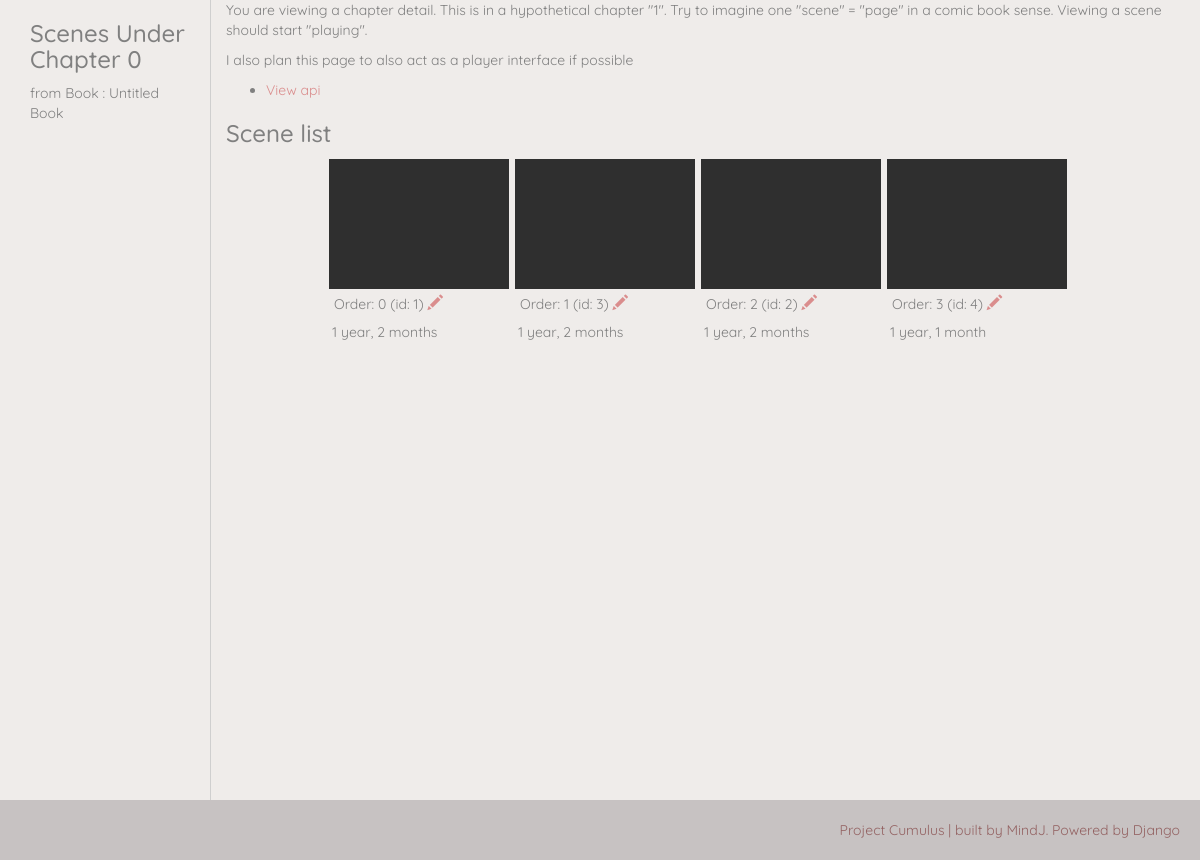
The page /flipbooks/1/0/ on the database its author committed.
### flipbooks/models.py (models this page shows, shortened)
class Chapter(models.Model):
    number = models.IntegerField(default="0")
    title = models.CharField(max_length=50, blank=True, default="Untitled")
    book = models.ForeignKey(Book, on_delete=models.CASCADE)
    date_created = models.DateTimeField(auto_now_add=True)
    date_modified = models.DateTimeField(auto_now=True)

class Book(models.Model):
    title = models.CharField(max_length=50, blank=True, default="Untitled Book")
    date_created = models.DateTimeField(auto_now_add=True)
    date_modified = models.DateTimeField(auto_now=True)

class Scene(models.Model):
    order = models.IntegerField(default="0")
    children_li = models.TextField(max_length=200, blank=True, default="")
    name = models.CharField(max_length=50, blank=True, default="")
    description = models.TextField(max_length=100, blank=True, default="")
    chapter = models.ForeignKey(Chapter, on_delete=models.CASCADE, default=0)
    date_created = models.DateTimeField(auto_now_add=True)
    date_modified = models.DateTimeField(auto_now=True)
    def __str__(self):
        return "Scene #{} [order: {}, name: {} ]".format(self.pk, self.order, self.name)

### flipbooks/views.py (the view)
# urls.py: re_path(r'^(?P<book_pk>\d+)/(?P<chapter_number>\d+)/$', views.ChapterDetailView.as_view(), name='chapter-detail'),
class ChapterDetailView(generic.TemplateView):
    model = Chapter
    queryset = Chapter.objects.all()
    template_name = "frontend/chapter_detail.html"
    def get_context_data(self, *args, **kwargs):
        context = super(ChapterDetailView, self).get_context_data(*args, **kwargs)
        book = Book.objects.get(pk=kwargs['book_pk'])
        context['object'] = book.chapter_set.filter(number=kwargs['chapter_number'])[0]
        context['object_scene_list'] = context['object'].scene_set.order_by('order')
        print("*--------------Get scene set {}".format(context['object'].scene_set.all()))
        valid_children_li = []
        for obj in context['object_scene_list']:
            if obj.children_li == "":
                valid_children_li.append(False)
            else:
                valid_children_li.append(helpers.string2List(obj.children_li))
        context["valid_children_li"] = valid_children_li
        context["frame_create_form"] = forms.FrameCreateForm
        context['frame_create_url'] = reverse_lazy("flipbooks:frame-create", kwargs={'strip_pk':4})
        return context

### flipbooks/helpermodule/helpers.py (called while the page is built)
def string2List(stringyList):
    li = stringyList.split(",")
    return list( item.strip() for item in li )

def is_valid_children_li(cli):
    if isinstance(cli, str) or isinstance(cli, str): # is it a string?
        cli = cli.split(",")
    elif isinstance(cli, list): # is it a list?
        pass
    else:
        return False
    cli = ''.join(cli)
    cli = cli.replace(" ","")
    if cli == '' : return False
    return True

### flipbooks/templatetags/flipbooks_custom_tags.py (called while the page is built)
@register.filter(name='map_queryset')
def map_queryset(qs, ref_ids):
    print("------ref_id recieved-------")
    print(ref_ids)
    if helpers.is_valid_children_li(ref_ids):
        ref_ids = ref_ids.split(",")
        ref_ids = [int(stringy_id) for stringy_id in ref_ids]
    else: return qs
    qs = list(qs)
    qs.sort(key=lambda frame: ref_ids.index(frame.id) if frame.id in ref_ids else -1)
    return qs

### frontend/templates/frontend/chapter_detail.html (shortened to what this page needs)
{% extends "layout_columned.html" %}
{% load thumbnail %}
{% load flipbooks_custom_tags %}
{% block left_column %}
<h3>Scenes Under Chapter {{object.number}}</h3>
        <p>
            from Book : {{object.book.title}}
        </p>
{% endblock %}
{% block right_column %}
    <p>You are viewing a chapter detail. This is in a hypothetical chapter "1". Try to imagine one
    "scene" = "page" in a comic book sense. Viewing a scene should start "playing".</p>
    <p>I also plan this page to also act as a player interface if possible</p>
    <div>
        <ul class="list inline">
            <li><a href="{% url 'flipbooks-api:list' %}">View api</a></li>
        </ul>
    </div>
    <h3>Scene list</h3>
    <ul class="list_scenes">
        {% for scene in object_scene_list %}
            <li class="scene_container">
                <a class="flex_item preview_container" href="{% url 'flipbooks:scene-play-react' pk=scene.pk %}">
                    {% with scene.strip_set.all|map_queryset:scene.children_li as mapped_strip_set %}
                        <div class="preview">
                        </div>
                    {% endwith %}
                </a>
                <div class="flex_item header">
                    Order: {{scene.order}} (id: {{scene.id}})
                    <a class="scene_edit glyphicon glyphicon-pencil"
                       aria-hidden="true"
                       style='font-size:1.1em'
                       href="{% url 'flipbooks:scene-detail' pk=scene.pk %}"></a>
                </div>
                <div class="flex_item timestamp">
                    {{ scene.date_created|timesince }}
                </div>
            </li>
        {% empty %}
            <p>No strips could be found</p>
        {% endfor %}
    </ul>
{% endblock %}
{% block extra_js %}
    {% load static %}
{% endblock extra_js %}

### static-storage/css_static/main.css (style rules this page uses)
html, body { margin: 0; height: 100%; }
body { background-color: #efecea; font-family: 'Quicksand', sans-serif; color: #808080; }
a { color: #da8d8d; }

### static-storage/css_static/objectCards.css (style rules this page uses)
ul.list_scenes { display:flex; flex-wrap: wrap; justify-content: center; margin: 0; padding: 0; list-style: none; }
ul.list_scenes li.scene_container { display:flex; flex-direction: column; width: 180px; margin: 3px; }
.scene_container .flex_item:last-child { margin-top: auto; }
.scene_container .header { padding: 5px; }
.scene_container .header a { text-decoration: none; }
.scene_container .preview_container { position: relative; overflow: hidden; height: 130px; box-sizing: border-box; border-top: 20px solid #2f2f2f; border-bottom: 20px solid #2f2f2f; background-color: #2f2f2f; transition-property: border; transition-duration: 0.3s; }
.scene_container .preview_container .preview { position: absolute; display:inline-block; width: 100%; top: 50%; left: 50%; transform: translate(-50%, -50%); }
.scene_container .timestamp { padding: 3px; }

### rows shown on the page
Chapter: number "0", book "Untitled Book"
Scene: order "0", id "1", date_created "1 year, 2 months"
Scene: order "1", id "3", date_created "1 year, 2 months"
Scene: order "2", id "2", date_created "1 year, 2 months"
Scene: order "3", id "4", date_created "1 year, 1 month"
